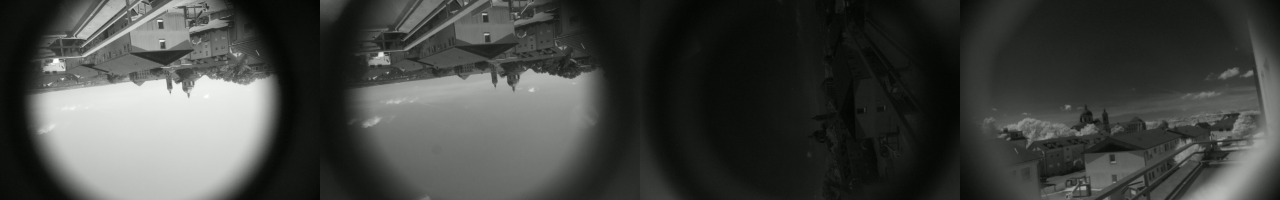
#> input picture ImagesWithFilters/Original/newpic0.jpg, 5120 x 800 px, found by its file name (shown at 1/4 size); its folder holds 4 pictures in this run
$ python splitimg.py
#> lines starting #> are read from the running program, lines starting #| are printed output that depends on the picture
import cv2
import numpy as np

root = '/Users/gokulmnambiar/Desktop/GitHubRepos/Design-and-Development-of-Multispectral-Camera-for-Aerial-Vehicles'

for i in range(3):

    #img = cv2.imread(f'{root}/CalibImgs/calib{i+1}.jpg')
    img = cv2.imread(f'{root}/ImagesWithFilters/Original/newpic{i}.jpg')
#> img is the input picture: shape (800, 5120, 3); mean B, G, R 65.7, 68.7, 66.7

    print(f'img {i} : {img.shape}')
#| img 0 : (800, 5120, 3)

    img0 = img[:,240:1040,:]
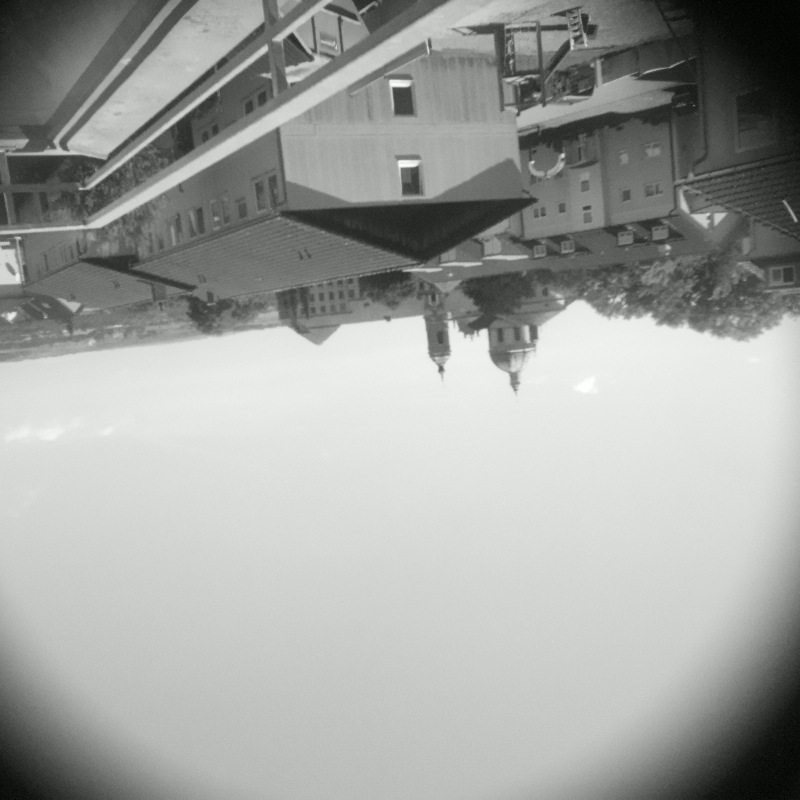
#> img0: shape (800, 800, 3); mean B, G, R 159.5, 162.5, 160.5
    img1 = img[:,1520:2320,:]
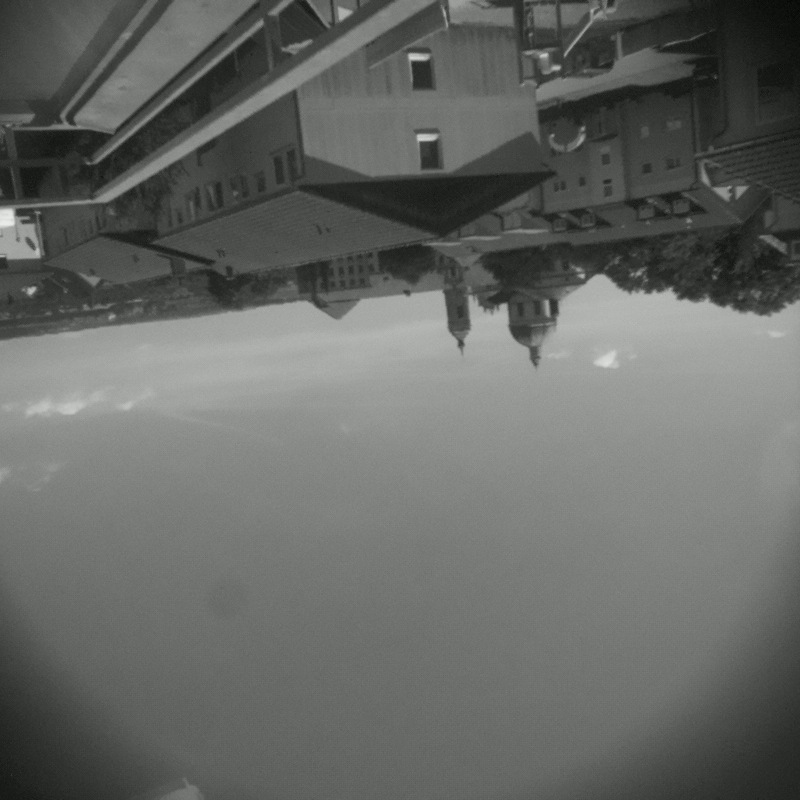
#> img1: shape (800, 800, 3); mean B, G, R 101, 104, 102
    img2 = img[:,2800:3600,:]
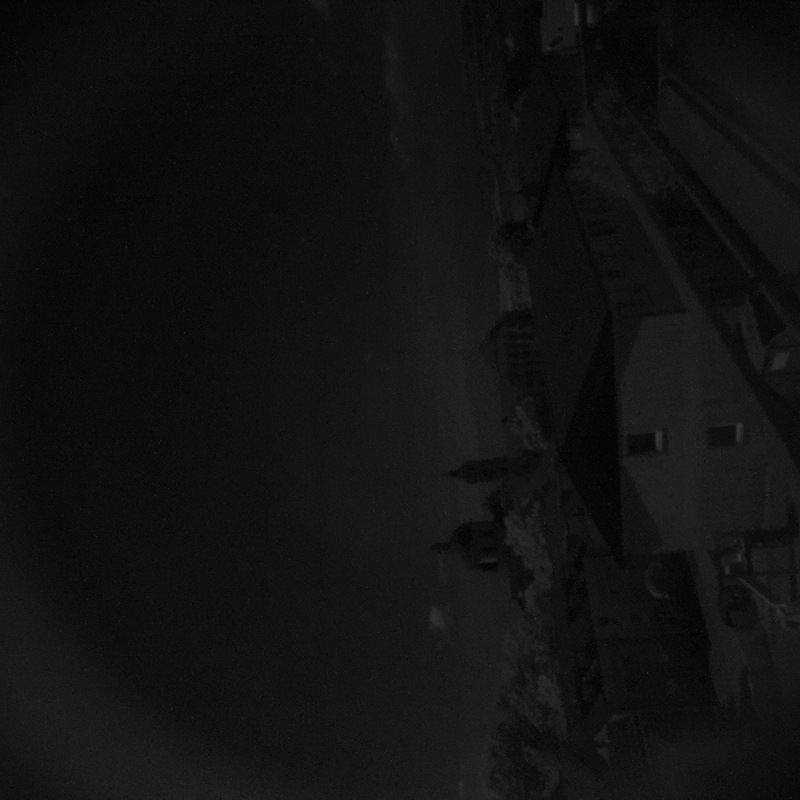
#> img2: shape (800, 800, 3); mean B, G, R 15.7, 18.7, 16.7
    img3 = img[:,4080:4880,:]
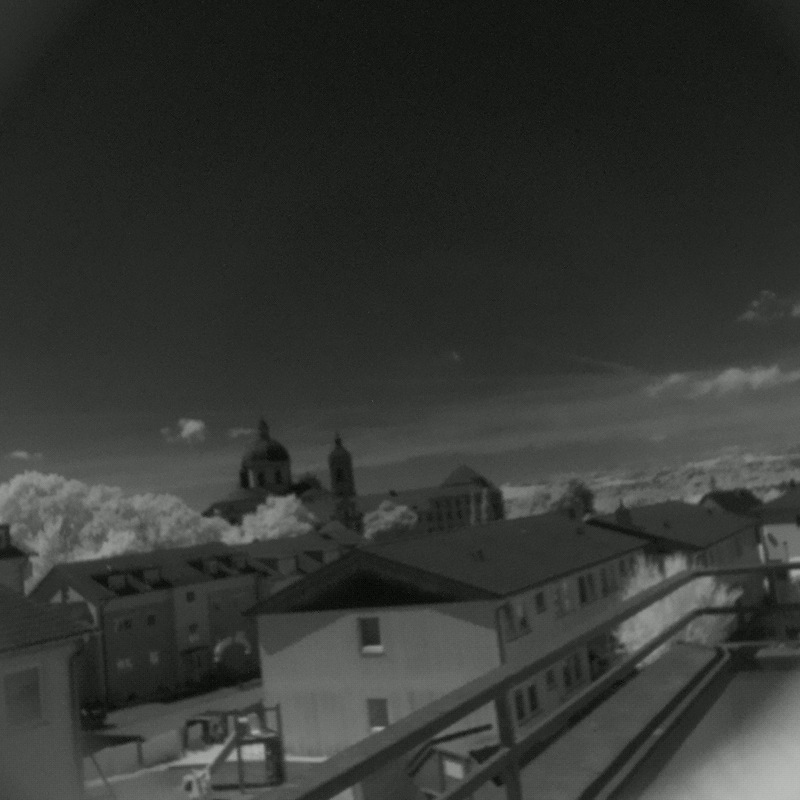
#> img3: shape (800, 800, 3); mean B, G, R 51.3, 54.3, 52.3

    M1 = cv2.getRotationMatrix2D(((img2.shape[1]-1)/2.0,(img2.shape[0]-1)/2.0),90,1)
    img2 = cv2.warpAffine(img2,M1,(img2.shape[1],img2.shape[0]))
    M2 = cv2.getRotationMatrix2D(((img3.shape[1]-1)/2.0,(img3.shape[0]-1)/2.0),180,1)
    img3 = cv2.warpAffine(img3,M2,(img3.shape[1],img3.shape[0]))
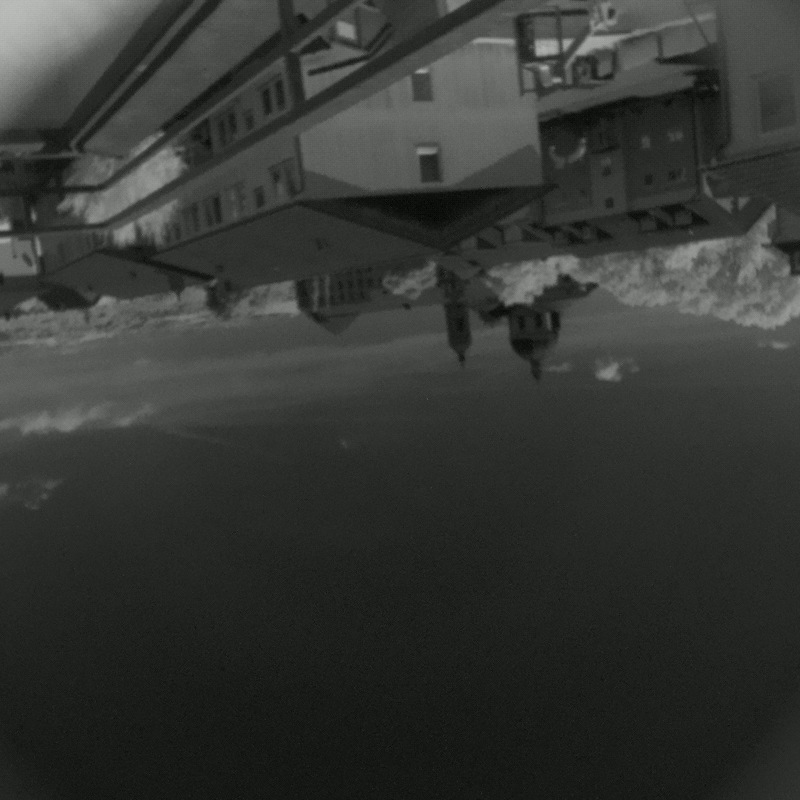
#> img3: shape (800, 800, 3); mean B, G, R 51.3, 54.3, 52.3

    '''cv2.imwrite(f'{root}/NewCalibImgs/Cam0/{i+1}.jpg', img0)
    cv2.imwrite(f'{root}/NewCalibImgs/Cam1/{i+1}.jpg', img1)
    cv2.imwrite(f'{root}/NewCalibImgs/Cam2/{i+1}.jpg', img2)
    cv2.imwrite(f'{root}/NewCalibImgs/Cam3/{i+1}.jpg', img3)'''

    cv2.imwrite(f'{root}/ImagesWithFilters/Individual/Cam0/{i}.jpg', img0)
    cv2.imwrite(f'{root}/ImagesWithFilters/Individual/Cam1/{i}.jpg', img1)
    cv2.imwrite(f'{root}/ImagesWithFilters/Individual/Cam2/{i}.jpg', img2)
    cv2.imwrite(f'{root}/ImagesWithFilters/Individual/Cam3/{i}.jpg', img3)
#> pass 2 of the loop `for i in range(3):`:
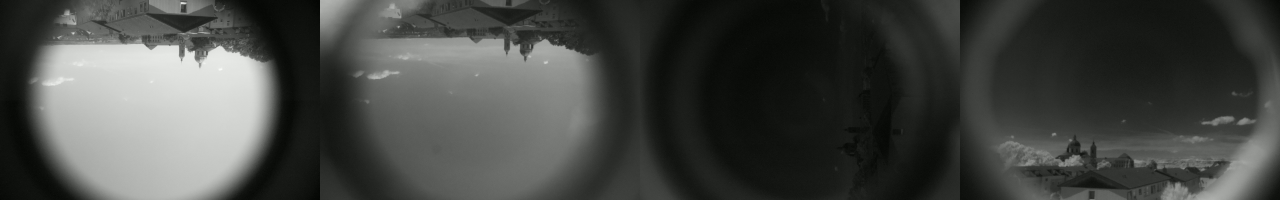
#> input picture ImagesWithFilters/Original/newpic1.jpg, 5120 x 800 px, found by its file name (shown at 1/4 size)
#> img is the input picture: shape (800, 5120, 3); mean B, G, R 68.5, 71.5, 69.5
#| img 1 : (800, 5120, 3)
#> `img2 = img[:,2800:3600,:]`:
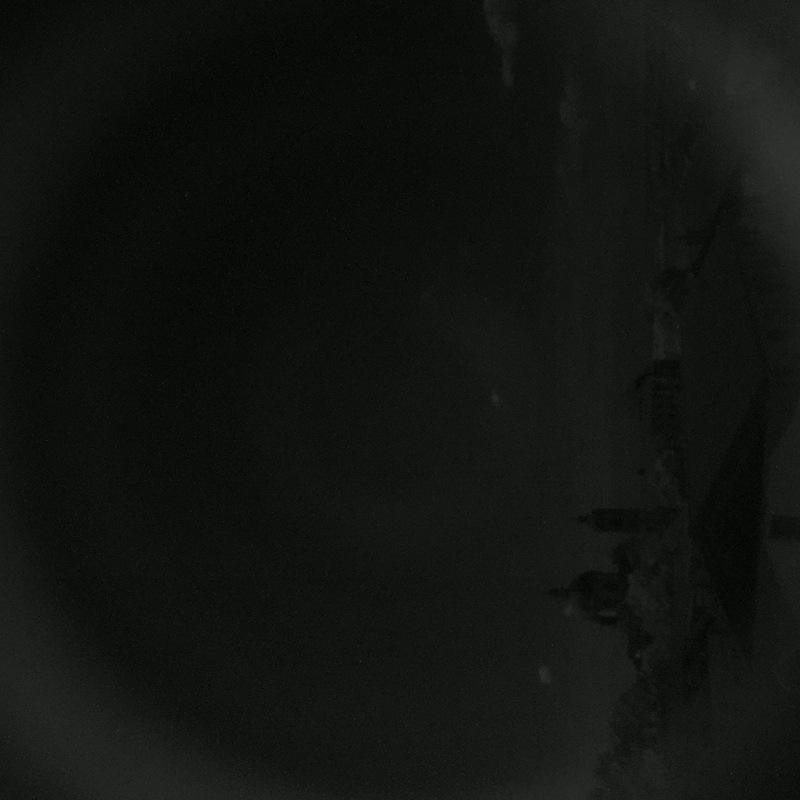
#> img2: shape (800, 800, 3); mean B, G, R 16.8, 19.8, 17.8
#> `img3 = cv2.warpAffine(img3,M2,(img3.shape[1],img3.shape[0]))`:
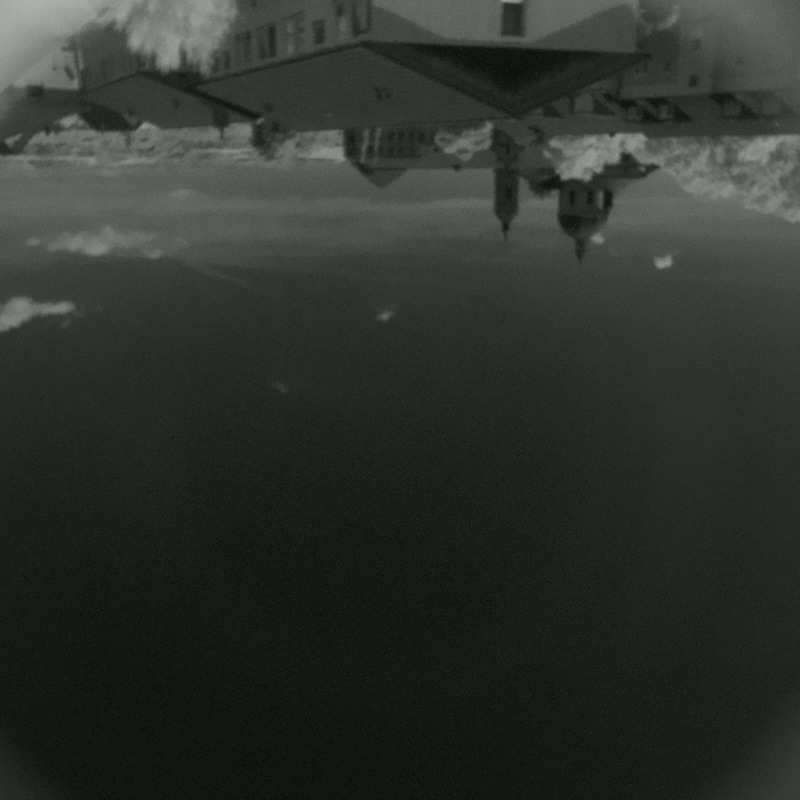
#> img3: shape (800, 800, 3); mean B, G, R 46.7, 49.7, 47.7
#> pass 3 of the loop `for i in range(3):`:
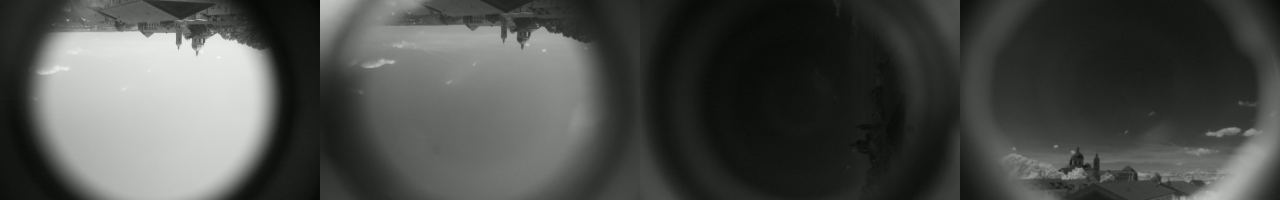
#> input picture ImagesWithFilters/Original/newpic2.jpg, 5120 x 800 px, found by its file name (shown at 1/4 size)
#> img is the input picture: shape (800, 5120, 3); mean B, G, R 74.5, 77.5, 75.5
#| img 2 : (800, 5120, 3)
#> `img2 = cv2.warpAffine(img2,M1,(img2.shape[1],img2.shape[0]))`:
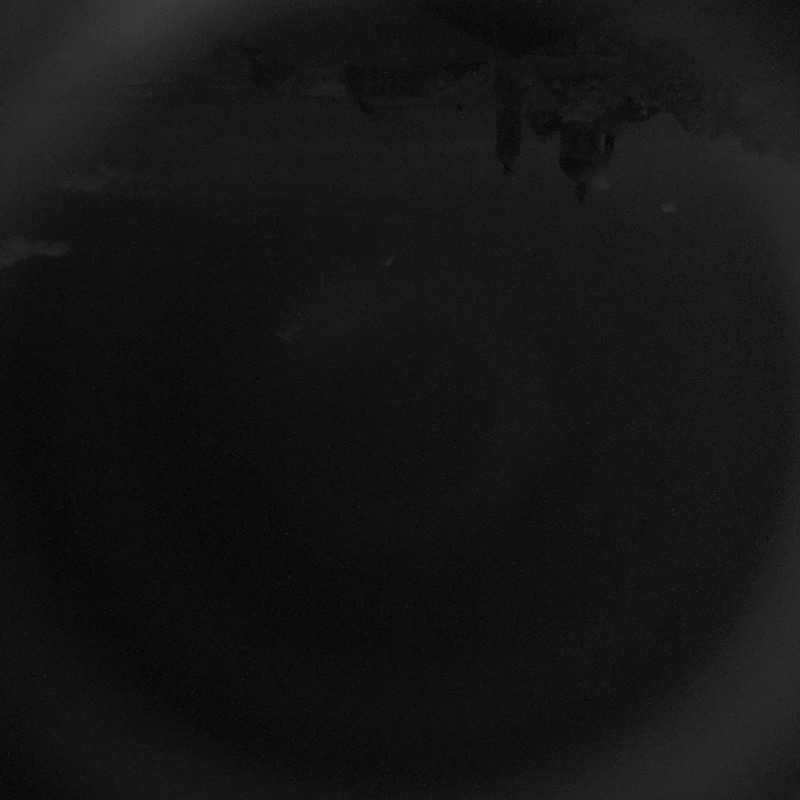
#> img2: shape (800, 800, 3); mean B, G, R 19.1, 22.1, 20.1
#> `img3 = cv2.warpAffine(img3,M2,(img3.shape[1],img3.shape[0]))`:
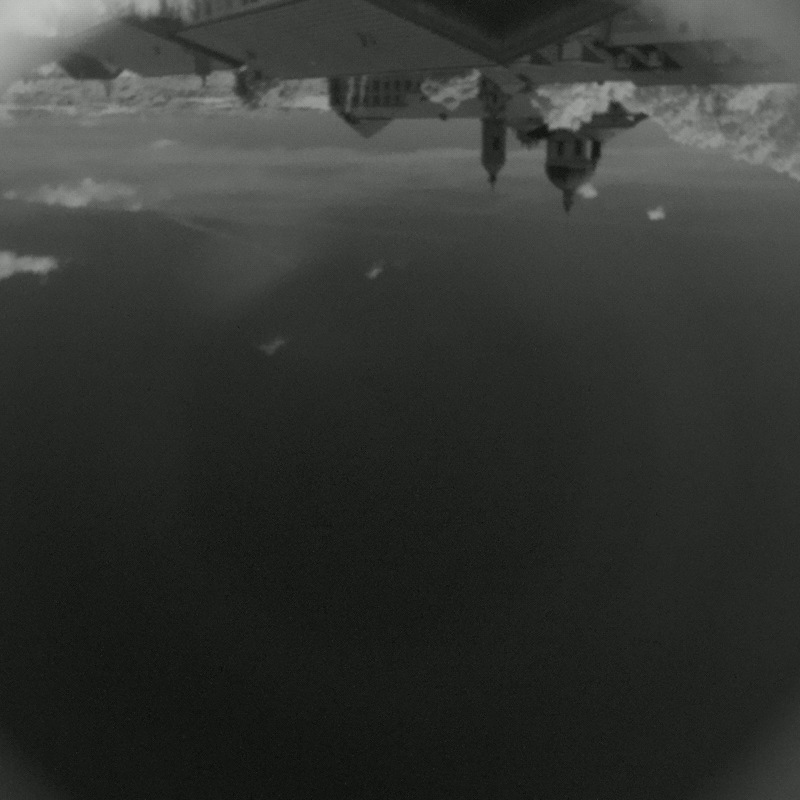
#> img3: shape (800, 800, 3); mean B, G, R 49.7, 52.7, 50.7
#cv2.imshow('img0',img0)
#cv2.waitKey(0)
#cv2.destroyAllWindows()
